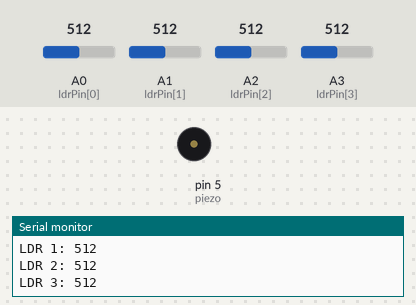
Simulated run of this sketch. Board: Arduino Uno, built with avr-gcc and run on an emulated ATmega328P. On the bench: buzzer (waves = sounding), the last lines printed to the serial monitor. The inputs (shaded band) are chosen by the test bench; at power-on: A0 (ldrPin[0]) = 512, A1 (ldrPin[1]) = 512, A2 (ldrPin[2]) = 512, A3 (ldrPin[3]) = 512.

Above: at 1.8 s.
1.9 s: A0 (ldrPin[0]) set to 340
3.4 s: A1 (ldrPin[1]) set to 340
4.9 s: A2 (ldrPin[2]) set to 358
6.4 s: A2 (ldrPin[2]) set to 338
At 8.2 s:
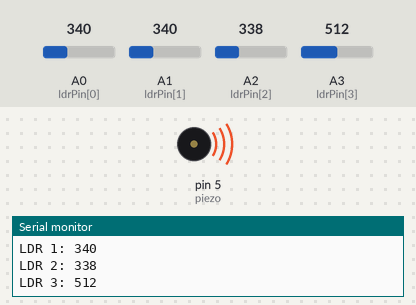
8.5 s: A3 (ldrPin[3]) set to 340
10.0 s: A0 (ldrPin[0]) set to 360
Timing chart, 0 to 12.5 s (numbered marks = the images above; inputs shaded):
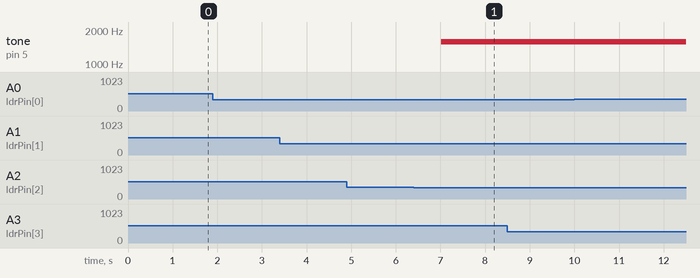

Measured:
- the behaviour switches between 350 and 349 on A2 (ldrPin[2]) (found by bisection; images 0 and 1)
- after the input at 6.4 s, tone on pin 5 (piezo): silent → 1567 Hz after 0.61 s

The sketch:

cds.ino
```cpp
int ldrPin[] = {A0, A1, A2, A3};
int piezo = 5;
int threshold = 350; //이거 숫자 바꿔서 조정해야함.

void setup() {
  Serial.begin(9600);
  for (int i = 0; i < 4; i++) {
    pinMode(ldrPin[i], INPUT);
  }
}

void loop() {
  int coveredSensors = 0;
  for (int i = 0; i < 4; i++) {
    int ldrValue = analogRead(ldrPin[i]);
    Serial.print("LDR ");
    Serial.print(i);
    Serial.print(": ");
    Serial.println(ldrValue);
    if (ldrValue < threshold) {
      coveredSensors++;
    }
  }


  if (coveredSensors >= 3) {
    tone(piezo, 1567);
  } else {
    noTone(piezo);
  }

  delay(1000); // 출력을 명확하게 보기 위해 딜레이를 1초로 변경
}
```
